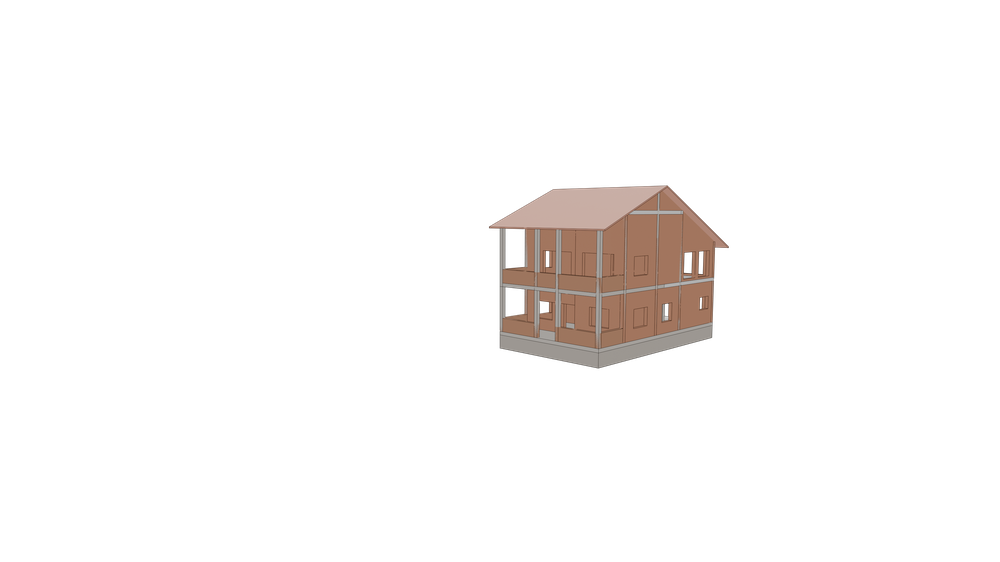
#> input picture docs/perspective_front_left_corner.png, 1000 x 562 px, shrunk from 3840 x 2160 before the run; its folder holds 8 pictures in this run
$ python crop_perspectives.py
#> lines starting #> are read from the running program, lines starting #| are printed output that depends on the picture
#!/usr/bin/env python3
"""
Auto-crop white space from perspective PNG images
"""

from PIL import Image
import os

def auto_crop_image(image_path):
    """
    Automatically crop white/transparent borders from an image
    """
#> called with image_path = 'docs/perspective_front_left_corner.png'
    print(f"Processing: {image_path}")

    # Open image
    img = Image.open(image_path)
#> img is the input picture: PIL image 1000x562 RGBA; mean R, G, B, A 9.6, 7.8, 6.8, 14.7

    # Get original size
    original_size = img.size
#> original_size = (1000, 562)
    print(f"  Original size: {original_size[0]}x{original_size[1]}")
#|   Original size: 1000x562

    # Convert to RGBA if not already
    if img.mode != 'RGBA':
        img = img.convert('RGBA')

    # Get the bounding box of non-transparent pixels
    # For images with white background, we need to check RGB values
    bbox = img.getbbox()
#> bbox = (486, 183, 731, 371)

    if bbox:
        # Crop to the bounding box with a small margin
        margin = 50  # pixels of padding to keep
        bbox_with_margin = (
            max(0, bbox[0] - margin),
            max(0, bbox[1] - margin),
            min(img.size[0], bbox[2] + margin),
            min(img.size[1], bbox[3] + margin)
        )
#> bbox_with_margin = (436, 133, 781, 421)

        cropped_img = img.crop(bbox_with_margin)
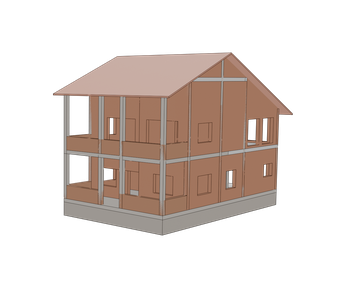
#> cropped_img: PIL image 345x288 RGBA; mean R, G, B, A 54.4, 43.9, 38.5, 83.2; transparent parts drawn white

        # Get new size
        new_size = cropped_img.size
#> new_size = (345, 288)
        print(f"  Cropped size: {new_size[0]}x{new_size[1]}")
#|   Cropped size: 345x288
        print(f"  Reduction: {original_size[0] - new_size[0]}x{original_size[1] - new_size[1]} pixels")
#|   Reduction: 655x274 pixels

        # Save the cropped image
        cropped_img.save(image_path, 'PNG', optimize=True)
        print(f"  ✓ Saved cropped image")

        return True
    else:
        print(f"  ⚠ Could not determine crop bounds")
        return False

def main():
    """Crop all perspective images"""

    # Directory containing the images
    docs_dir = os.path.join(os.path.dirname(__file__), 'docs')

    # List of perspective images
    perspective_images = [
        'perspective_front_left_corner.png',
        'perspective_front_right_corner.png',
        'perspective_back_left_corner.png',
        'perspective_back_right_corner.png',
        'perspective_aerial.png',
        'perspective_eye_level_back.png',
        'perspective_eye_level_front.png'
    ]

    print("="*70)
    print("AUTO-CROPPING PERSPECTIVE IMAGES")
    print("="*70)
    print()

    success_count = 0
    for image_name in perspective_images:
        image_path = os.path.join(docs_dir, image_name)

        if os.path.exists(image_path):
            if auto_crop_image(image_path):
                success_count += 1
            print()
        else:
            print(f"⚠ File not found: {image_path}")
            print()
#> pass 2 of the loop in main, `for image_name in perspective_images:`:
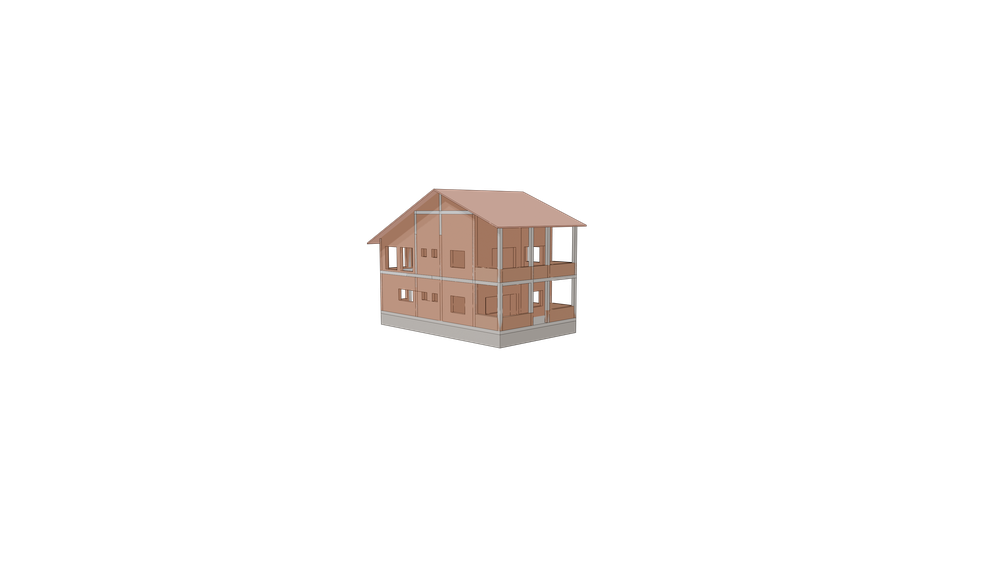
#> input picture docs/perspective_front_right_corner.png, 1000 x 562 px, shrunk from 3840 x 2160 before the run
#> in auto_crop_image, img is the input picture: PIL image 1000x562 RGBA; mean R, G, B, A 8, 6.6, 5.8, 11.6
#|   Original size: 1000x562
#> bbox = (364, 186, 589, 351)
#> bbox_with_margin = (314, 136, 639, 401)
#> in auto_crop_image (call 2), `cropped_img = img.crop(bbox_with_margin)`:
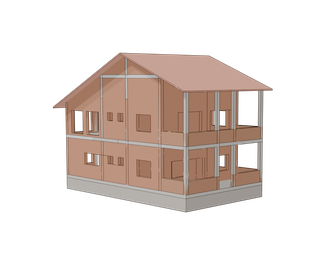
#> cropped_img: PIL image 325x265 RGBA; mean R, G, B, A 52.5, 42.8, 37.9, 76; transparent parts drawn white
#|   Cropped size: 325x265
#|   Reduction: 675x297 pixels

    print("="*70)
    print(f"✓ CROPPING COMPLETE: {success_count}/{len(perspective_images)} images processed")
    print("="*70)

if __name__ == '__main__':
    main()
